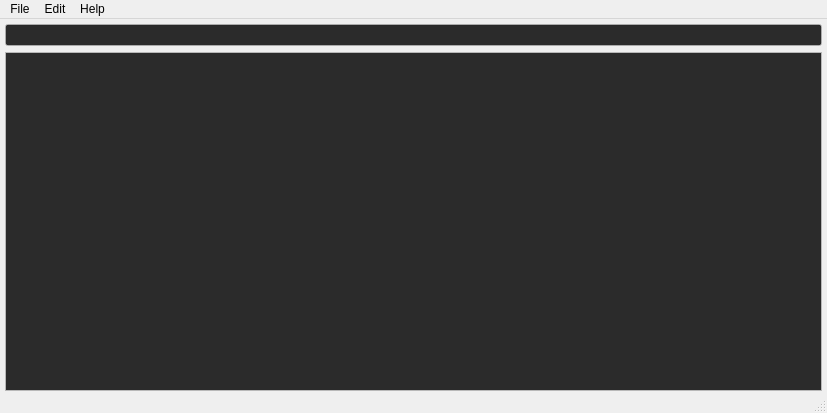
<?xml version="1.0" encoding="UTF-8"?>
<ui version="4.0">
 <class>MainWindow</class>
 <widget class="QMainWindow" name="MainWindow">
  <property name="geometry">
   <rect>
    <x>0</x>
    <y>0</y>
    <width>827</width>
    <height>413</height>
   </rect>
  </property>
  <property name="palette">
   <palette>
    <active>
     <colorrole role="Text">
      <brush brushstyle="SolidPattern">
       <color alpha="255">
        <red>196</red>
        <green>195</green>
        <blue>209</blue>
       </color>
      </brush>
     </colorrole>
     <colorrole role="ButtonText">
      <brush brushstyle="SolidPattern">
       <color alpha="255">
        <red>0</red>
        <green>0</green>
        <blue>0</blue>
       </color>
      </brush>
     </colorrole>
     <colorrole role="Base">
      <brush brushstyle="SolidPattern">
       <color alpha="255">
        <red>43</red>
        <green>43</green>
        <blue>43</blue>
       </color>
      </brush>
     </colorrole>
    </active>
    <inactive>
     <colorrole role="Text">
      <brush brushstyle="SolidPattern">
       <color alpha="255">
        <red>196</red>
        <green>195</green>
        <blue>209</blue>
       </color>
      </brush>
     </colorrole>
     <colorrole role="ButtonText">
      <brush brushstyle="SolidPattern">
       <color alpha="255">
        <red>0</red>
        <green>0</green>
        <blue>0</blue>
       </color>
      </brush>
     </colorrole>
     <colorrole role="Base">
      <brush brushstyle="SolidPattern">
       <color alpha="255">
        <red>43</red>
        <green>43</green>
        <blue>43</blue>
       </color>
      </brush>
     </colorrole>
    </inactive>
    <disabled>
     <colorrole role="Text">
      <brush brushstyle="SolidPattern">
       <color alpha="255">
        <red>120</red>
        <green>120</green>
        <blue>120</blue>
       </color>
      </brush>
     </colorrole>
     <colorrole role="ButtonText">
      <brush brushstyle="SolidPattern">
       <color alpha="255">
        <red>0</red>
        <green>0</green>
        <blue>0</blue>
       </color>
      </brush>
     </colorrole>
     <colorrole role="Base">
      <brush brushstyle="SolidPattern">
       <color alpha="255">
        <red>47</red>
        <green>47</green>
        <blue>47</blue>
       </color>
      </brush>
     </colorrole>
    </disabled>
   </palette>
  </property>
  <property name="windowTitle">
   <string>JSONitor</string>
  </property>
  <widget class="QWidget" name="centralwidget">
   <layout class="QGridLayout" name="gridLayout">
    <property name="leftMargin">
     <number>5</number>
    </property>
    <property name="topMargin">
     <number>5</number>
    </property>
    <property name="rightMargin">
     <number>5</number>
    </property>
    <property name="bottomMargin">
     <number>0</number>
    </property>
    <item row="1" column="0">
     <layout class="QVBoxLayout" name="verticalLayout_2">
      <item>
       <layout class="QHBoxLayout" name="horizontalLayout">
        <item>
         <widget class="QTextEdit" name="textEdit">
          <property name="enabled">
           <bool>true</bool>
          </property>
          <property name="font">
           <font>
            <family>DejaVu Sans Mono</family>
            <pointsize>10</pointsize>
           </font>
          </property>
         </widget>
        </item>
       </layout>
      </item>
     </layout>
    </item>
    <item row="0" column="0">
     <widget class="QLineEdit" name="filepathLineEdit">
      <property name="cursorMoveStyle">
       <enum>Qt::VisualMoveStyle</enum>
      </property>
     </widget>
    </item>
   </layout>
  </widget>
  <widget class="QMenuBar" name="menubar">
   <property name="geometry">
    <rect>
     <x>0</x>
     <y>0</y>
     <width>827</width>
     <height>21</height>
    </rect>
   </property>
   <widget class="QMenu" name="menuFile">
    <property name="title">
     <string>File</string>
    </property>
    <addaction name="actionNew"/>
    <addaction name="actionOpen"/>
    <addaction name="separator"/>
    <addaction name="actionSave"/>
    <addaction name="actionSave_As"/>
    <addaction name="separator"/>
    <addaction name="actionClose"/>
    <addaction name="actionReopen_Tab"/>
    <addaction name="actionSettings"/>
    <addaction name="separator"/>
    <addaction name="actionQuit"/>
   </widget>
   <widget class="QMenu" name="menuEdit">
    <property name="title">
     <string>Edit</string>
    </property>
    <addaction name="actionUndo"/>
    <addaction name="actionRedo"/>
   </widget>
   <widget class="QMenu" name="menuHelp">
    <property name="title">
     <string>Help</string>
    </property>
    <addaction name="actionAbout"/>
   </widget>
   <addaction name="menuFile"/>
   <addaction name="menuEdit"/>
   <addaction name="menuHelp"/>
  </widget>
  <widget class="QStatusBar" name="statusbar">
   <property name="enabled">
    <bool>true</bool>
   </property>
   <property name="sizeGripEnabled">
    <bool>true</bool>
   </property>
  </widget>
  <action name="actionOpen">
   <property name="text">
    <string>Open</string>
   </property>
   <property name="shortcut">
    <string>Ctrl+O</string>
   </property>
  </action>
  <action name="actionNew">
   <property name="text">
    <string>New</string>
   </property>
   <property name="shortcut">
    <string>Ctrl+N</string>
   </property>
  </action>
  <action name="actionSave">
   <property name="text">
    <string>Save</string>
   </property>
   <property name="shortcut">
    <string>Ctrl+S</string>
   </property>
  </action>
  <action name="actionSave_As">
   <property name="text">
    <string>Save As...</string>
   </property>
   <property name="shortcut">
    <string>Ctrl+Shift+S</string>
   </property>
  </action>
  <action name="actionUndo">
   <property name="text">
    <string>Undo</string>
   </property>
  </action>
  <action name="actionRedo">
   <property name="text">
    <string>Redo</string>
   </property>
  </action>
  <action name="actionSettings">
   <property name="text">
    <string>Settings</string>
   </property>
   <property name="shortcut">
    <string>Ctrl+K</string>
   </property>
  </action>
  <action name="actionAbout">
   <property name="text">
    <string>About</string>
   </property>
  </action>
  <action name="actionClose">
   <property name="text">
    <string>Close Tab</string>
   </property>
   <property name="shortcut">
    <string>Ctrl+W</string>
   </property>
  </action>
  <action name="actionQuit">
   <property name="text">
    <string>Quit</string>
   </property>
   <property name="shortcut">
    <string>Ctrl+Q</string>
   </property>
  </action>
  <action name="actionReopen_Tab">
   <property name="text">
    <string>Reopen Tab</string>
   </property>
   <property name="shortcut">
    <string>Ctrl+Shift+T</string>
   </property>
  </action>
 </widget>
 <resources/>
 <connections/>
</ui>
